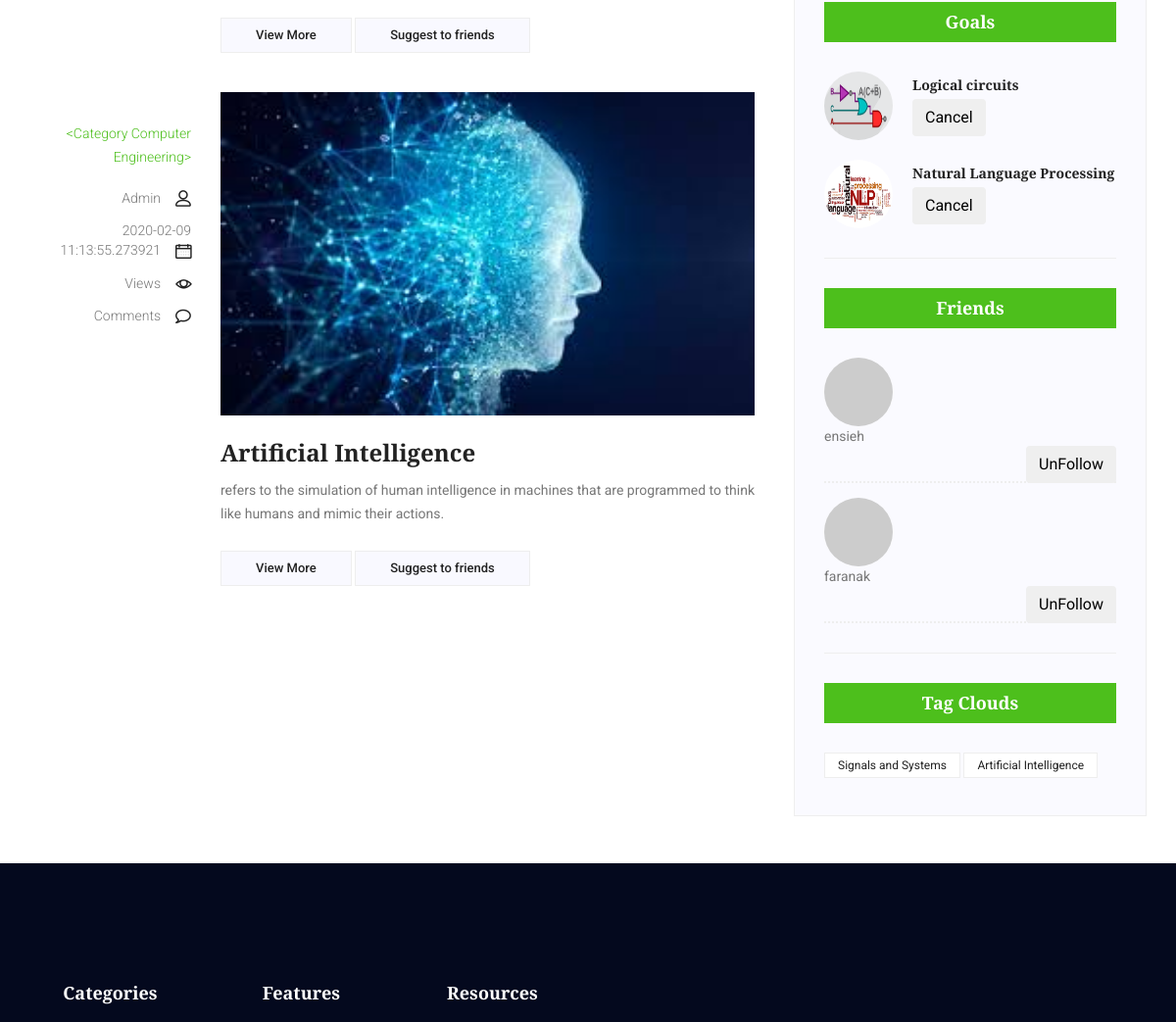
/dashboard (signed in, middle part), run on an earlier commit of the app's database.
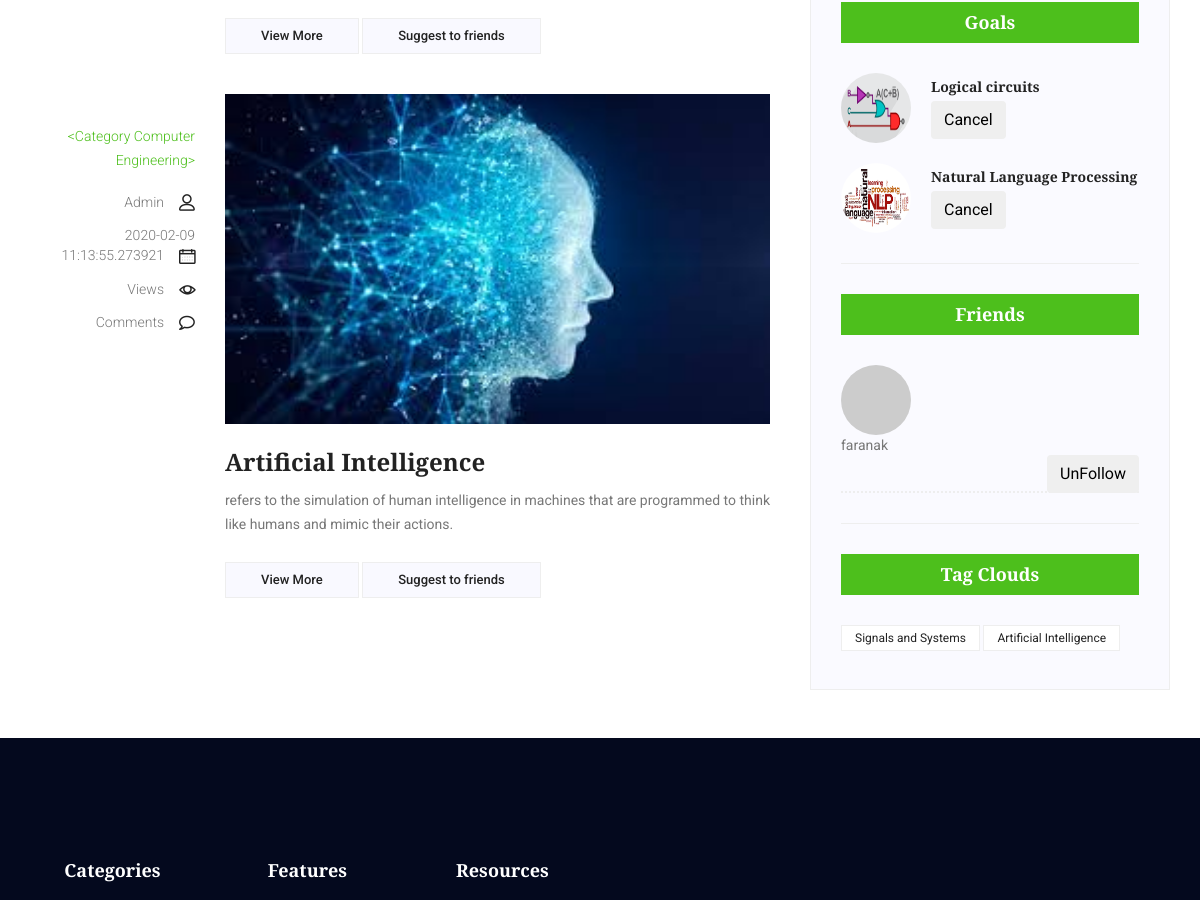
And on a later commit of the database.
### app/models.py (models this page shows, shortened)
class Course(db.Model):
    id = db.Column(db.Integer, primary_key=True)
    name = db.Column(db.String(140))
    description = db.Column(db.String(140))
    timestamp = db.Column(db.DateTime, index=True, default=datetime.utcnow)
    img_url = db.Column(db.String(140))
    enrollments = db.relationship('Enrollment', backref='related_course', lazy='dynamic')
    category_id = db.Column(db.Integer, db.ForeignKey('category.id'))

class Category(db.Model):
    id = db.Column(db.Integer, primary_key=True)
    ctg_name = db.Column(db.String(140))
    ctg_img_url = db.Column(db.String(140))
    courses = db.relationship('Course', backref='related_category', lazy='dynamic')
    def __repr__(self):
        return '<Category {}>'.format(self.ctg_name)

class User(UserMixin , db.Model):
    id = db.Column(db.Integer, primary_key=True)
    username = db.Column(db.String(64), index=True, unique=True)
    email = db.Column(db.String(120), index=True, unique=True)
    password_hash = db.Column(db.String(128))
    img_url = db.Column(db.String(140))
    friends = db.Column(db.String(140)) # we can split friend's ids with ',' to achieve user's friends
    enrollments = db.relationship('Enrollment', backref='related_user', lazy='dynamic')
    posts = db.relationship('Post', backref='user_for_post', lazy='dynamic')  #all posets that this user send or receive are here
    complete = db.Column(db.Boolean)
    firstName = db.Column(db.String(64), index=True)
    lastName = db.Column(db.String(64), index=True)
    university = db.Column(db.String(128))
    studyField = db.Column(db.String(128))
    bio = db.Column(db.String(140))
    def get_friend(self ):
        if self.friends is None :
            self.friends = ','
        frnds = self.friends.split(',')
        frnds.remove(frnds[len(frnds) - 1])
        int_frnds = []
        for f in frnds:
            if f is not "":
                int_frnds.append(int(f))
        return int_frnds  # return a list of user's friends's ids

### app/routes.py (the view, shortened to what this page needs)
@app.route('/dashboard' , methods=['GET', 'POST'])
@login_required
def my_courses():
    courses = Course.query.all()
    categories = Category.query.all()
    ens = current_user.enrollments
    goal_courses = []
    for enrollment in ens:
        if enrollment.user_id == current_user.id and enrollment.state == False:
            goal_courses.append(Course.query.filter_by(id=enrollment.course_id).first())
    friends = []
    frns_id = current_user.get_friend()
    for id in frns_id:
        friends.append(User.query.filter_by(id=id).first())
    enrolled_courses = []
    labels = []
    for ctg in categories:
        labels.append(ctg.ctg_name)
    values = []
    for ctg in categories:
        i = 0
        for enrollment in ens:
            crs = Course.query.filter_by(id=enrollment.course_id).first()
            if crs.related_category == ctg:
                i = i + 1
            if enrollment.user_id == current_user.id and enrollment.state == True:
                if crs not in enrolled_courses :
                    enrolled_courses.append(crs)
        values.append(i)
    colors = ["#F7464A", "#46BFBD", "#FDB45C"]
    return render_template('landing_page/my_courses.html', title='Dashboard', courses=courses,
                           enrolled_courses=enrolled_courses,
                           categories=categories, goals=goal_courses, friends=friends,
                           max=12, labels=labels, values=values, set=zip(values, labels, colors))

### app/models.py (called while the page is built)
@login.user_loader
def load_user(id):
    return User.query.get(int(id))

### app/templates/landing_page/my_courses.html (shortened to what this page needs)
<!doctype html>
<html lang="en">
    <head>
        <link rel="stylesheet" href="../static/assets/landing_page/css/bootstrap.css">
        <link rel="stylesheet" href="../static/assets/landing_page/vendors/linericon/style.css">
        <link rel="stylesheet" href="../static/assets/landing_page/css/font-awesome.min.css">
        <link rel="stylesheet" href="../static/assets/landing_page/vendors/owl-carousel/owl.carousel.min.css">
        <link rel="stylesheet" href="../static/assets/landing_page/vendors/lightbox/simpleLightbox.css">
        <link rel="stylesheet" href="../static/assets/landing_page/vendors/nice-select/css/nice-select.css">
        <link rel="stylesheet" href="../static/assets/landing_page/vendors/animate-css/animate.css">
        <link rel="stylesheet" href="../static/assets/landing_page/css/style.css">
        <link rel="stylesheet" href="../static/assets/landing_page/css/responsive.css">
    </head>
    <body>
        <section class="blog_area">
            <div class="container">
                <div class="row">
                    <div class="col-lg-8">
                        <br>
                        <br>
                        <div class="blog_left_sidebar">
                            {% for course in enrolled_courses %}
                            <article class="row blog_item">
                                <div class="col-md-3">
                                   <div class="blog_info text-right">
                                        <div class="post_tag">
                                            <a class="active" href="#">{{course.related_category}}</a>
                                        </div>
                                        <ul class="blog_meta list">
                                            <li><a href="#">Admin<i class="lnr lnr-user"></i></a></li>
                                            <li><a href="#">{{course.timestamp}}<i class="lnr lnr-calendar-full"></i></a></li>
                                            <li><a href="#">Views<i class="lnr lnr-eye"></i></a></li>
                                            <li><a href="#">Comments<i class="lnr lnr-bubble"></i></a></li>
                                        </ul>
                                    </div>
                               </div>
                                <div class="col-md-9">
                                    <div class="blog_post">
                                        <img width="545" height="330" src={{course.img_url}} alt="">
                                        <div class="blog_details">
                                            <a href="{{url_for('my_courses')}}"><h2>{{course.name}}</h2></a>
                                            <p>{{course.description}}</p>
                                            <a href="{{url_for('viewCourse', courseId=course.id)}}" class="white_bg_btn">View More</a>
                                            <a href="{{url_for('allFriends')}}" class="white_bg_btn">Suggest to friends</a>
                                        </div>
                                    </div>
                                </div>
                            </article>
                            {% endfor %}
                        </div>
                    </div>
                    <div class="col-lg-4">
                        <br>
                        <br>
                        <div class="blog_right_sidebar">
                            <aside class="single_sidebar_widget popular_post_widget">
                                <h3 class="widget_title">Goals</h3>
                                {% for goal in goals %}
                                <div class="media post_item">
                                    <img class="author_img rounded-circle" width="70" height="70" src={{goal.img_url}} alt="">
                                    <div class="media-body">
                                        <a href="{{url_for('course', courseId=goal.id)}}"><h3>{{goal.name}}</h3></a>
                                        <form  method="POST" action="" >
                                            <button name='goal_name_btn' class="btn btn-default" type="submit">Cancel</button>
                                        </form>
                                    </div>
                                </div>
                                {% endfor %}
                                <div class="br"></div>
                            </aside>
                            <aside class="single_sidebar_widget post_category_widget">
                                <h4 class="widget_title">Friends</h4>
                                <ul class="list cat-list">
                                    {% for friend in friends %}
                                    <li>
                                        <form  method="POST" action="" >
                                            <img class="author_img rounded-circle" width="70" height="70" src={{friend.img_url}} alt="">
                                            <a href="{{url_for('chat', username=friend.username)}}" class="d-flex justify-content-between">
                                                <span>{{friend.username}}</span>
                                            </a>
                                            <button name='unfollow_btn' class="btn btn-default" type="submit" style="float: right;">UnFollow</button>
                                            <br>
                                        </form>
                                    </li>
                                    {% endfor %}
                                </ul>
                                <div class="br"></div>
                            </aside>
                            <aside class="single-sidebar-widget tag_cloud_widget">
                                <h4 class="widget_title">Tag Clouds</h4>
                                <ul class="list">
                                    {% for course in enrolled_courses %}
                                    <li><a href="#">{{course.name}}</a></li>
                                    {% endfor%}
                                </ul>
                            </aside>
                        </div>
                           <br>
                        <br>
                    </div>
                </div>
            </div>
        </section>
        <footer class="footer-area p_120"style="text-align:center">
            <div class="container"style="text-align:center">
                <div class="row">
                    <div class="col-lg-2  col-md-6 col-sm-6" >
                        <div class="single-footer-widget tp_widgets" >
                           <h6 class="footer_title"style="text-align:center">Categories</h6>
                        </div>
                    </div>
                    <div class="col-lg-2  col-md-6 col-sm-6">
                        <div class="single-footer-widget tp_widgets">
                           <h6 class="footer_title">Features</h6>
                        </div>
                    </div>
                    <div class="col-lg-2  col-md-6 col-sm-6">
                        <div class="single-footer-widget tp_widgets">
                           <h6 class="footer_title">Resources</h6>
                        </div>
                    </div>
                </div>
            </div>
        </footer>
    </body>
</html>

What changed in the data, as far as the page shows it:
no longer on this page (row edited): User: username "ensieh"
